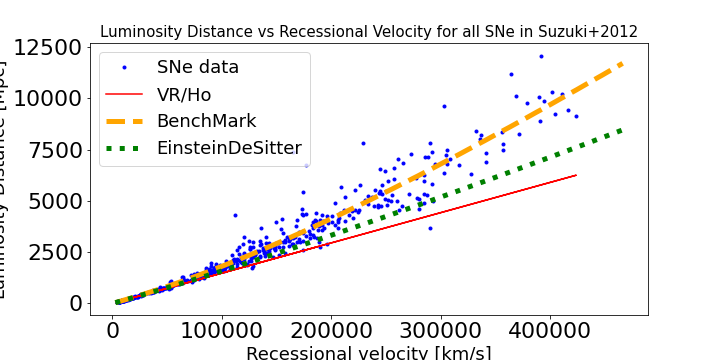

Generate this figure with Python:

# # Lab 14 Template              
# 
# Proving that the SNe data is consistent with the BenchMark Cosmology.
# 

# Before we get started, let's execute the following cell which is almost always needed for our notebooks:



import numpy as np
import matplotlib.pyplot as plt

import astropy.units as u
from astropy.constants import c

# Importing the solutions from Lab 13
from Lab13_Soln import CosmologicalTools





# Define the benchmark cosmology at z =0
# Planck 2016 results. XIII. Cosmological parameters   
# Planck Collaboration+2016 A&A 594 13  Table 4, column 2 

OmegaM0_planck = 0.308   # Matter Density Parameter
OmegaR0_planck = 8.24e-5  # Radiation Density Parameter
OmegaL0_planck = 0.692  # Dark Energy Density Parameter
h_planck = 0.6781   # Hubble Constant  100 h km/s/Mpc




# Define the Einstein-DeSitter cosmology (Matter Dominated)
OmegaMD = 1
OmegaRD = 0
OmegaLD = 0
# h is the same = h_planck




# Initialize Instances of the Cosmological Tools Class. 
BenchMark = CosmologicalTools(OmegaM0_planck,OmegaR0_planck,OmegaL0_planck,h_planck)
EinsteinDeSitter = CosmologicalTools(OmegaMD,OmegaRD,OmegaLD,h_planck)


# 
# 
# In this exercise we will use data from the Supernova Cosmology project, one of the two teams which first found that the expansion rate of the Universe is accelerating in 1999. A simple introduction to the methods and findings of the SCP group can be found at https://newscenter.lbl.gov/2009/10/27/evolving-dark-energy/. The original paper is Perlmutter *et al.* 1999, "Measurement of $\Omega$ and $\Lambda$ from 42 High Redshift Supernovae", The Astrophysical Journal, Vol. 517, page 565.
# 
# The data set we will be using is a more recent sample, containing observations of 580 supernovae, known as the Union 2.1 sample from the paper Suzuki *et al*. 2012, "THE *HUBBLE SPACE TELESCOPE* CLUSTER SUPERNOVA SURVEY. V. IMPROVING THE DARK-ENERGY CONSTRAINTS ABOVE $z>1$ AND BUILDING AN EARLY-TYPE-HOSTED SUPERNOVA SAMPLE", The Astrophysical Journal, vol. 746, page 85.
# 
# The data are in the file SNeData.txt.

# Take a look at the file using the `with` statement. 
# 
# One should always close files when finished using them.
# The `with` statement makes this automatic.
# 
# Lets simply open the file and print out the first 10 lines to see how the file is formatted:



with open('SNeData.txt', 'r') as infile:
    for i in range(10):
        line = infile.readline()
        line = line.rstrip("\n")
        print(line)


# The top of any good data file intended for sharing with others contains a "header" -- some lines at the top which describe the contents of the file.
# 
# Here we see that the file contains the SCP Union2.1 data, and that the columns are:
# 
#  * the name of the supernova
#  * the redshift measured from its spectrum
#  * its distance modulus
#  * an estimate of the measurement error in the distance modulus
#  * the probability the supernova occurred in a low-mass host galaxy
#  
# 

# # Part A

# The difference between the absolute magnitude $M$ and the apparent magnitude $m$, a number called the *distance modulus* which depends only upon the distance to the source
# 
# $$
# \begin{split}
# m-M &= - 2.5 \log_{10} \left(\frac{1}{F_0}\frac{L}{4\pi d^2}\right) + 2.5 \log_{10}\left(\frac{1}{F_0}\frac{L}{4\pi(10\ \textrm{pc})^2}\right)  \\
# &= 5 \log_{10}\left(\frac{d}{10\ \textrm{pc}}\right)
# \end{split}
# $$
# Because $M$ and $m$ are logarithmic functions, their difference is proportional to the *ratio* of the distance $d$ to 10 pc.
# 
# This is the distance measurement given in the data file for the distance to the supernovae. The measured LUMINOSITY distance is then
# 
# $$ d_L = 10^{(m-M)/5 +1} \textrm{pc} $$



def Distance_fromMod(mod):

    """ Function to compute the distance using the distance modulus
    PARAMETERS
    ----------
    mod: `float`
        distance modulus (apparent magnitude - absolute magnitude)

    OUTPUTS
    -------
    DL: `float`
        luminiosity distance in Mpc
    """
    
    # Fill this in 
    a = (mod)/5 + 1
    DL = (10**a * u.pc).to(u.Mpc) 
    
    return DL




# Read the file in and store the values using `npgenfromtxt`
data = np.genfromtxt("SNeData.txt", names=True, skip_header=2)
print(data['z'][0])
print(data['DistMod'][0])

# Create a plot of Distance Modulus Vs. Redshift
# This is Figure 4 of Suzuki et al. 

fig = plt.figure(figsize=(10,5))
ax = plt.subplot(111)

# plot here
ax.plot(data['z'], data['DistMod'], 'b.', label = 'SNe data')

ax.set_xlabel('z', fontsize=22)
ax.set_ylabel('m-M', fontsize=22)
ax.set_title('Distance Modulus for all SNe in Suzuki+2012', fontsize=18)

legend = ax.legend(loc='upper left',fontsize=18)


# # Part B
# 
# For each SNe in the data file compute: 
# 
# 1) the luminosity distance, using from the distance modulus;
# 
# and
# 
# 2) the recessional velocity in km/second, computed from the redshift using the relativistic doppler shift at low speeds, where v << c. 
# 
# $1+z = \frac{\lambda_{\rm obs}}{\lambda_{\rm e}}$
# 
# $z = \frac{\Delta \lambda}{\lambda_{\rm e}} = \frac{v}{c}$



#1) Distance
# Use Distance Modulus to determine the luminosity distance to each supernova
LD = Distance_fromMod(data['DistMod'])
print(LD[0])


#2) Velocity
# Determine the recessional speed based on the redshift

# v = c*z
VR = data['z']*c.to(u.km/u.s)
print(VR[0])


# # Part C
# 
# Plot distance versus velocity just for the "nearby" supernovae, those within 200 Mpc of Earth. We can select the set of indices of the nearby supernovae using the `numpy.where` function

# Create an index for the nearby supernovae
near = np.where(LD.value < 200)


# store the number of nearby supernovae
nNear = len(near[0])
print(nNear)


# Plot the Luminosity Distance vs. Recessional Speed for all nearby Supernovae

fig = plt.figure(figsize=(10,5))
ax = plt.subplot(111)

# plot nearby SNe
ax.plot(VR[near], LD[near], 'b.', label = 'SNe data')

ax.set_xlabel('Recessional velocity [km/s]', fontsize=18)
ax.set_ylabel('Luminosity Distance [Mpc]', fontsize=18)
ax.set_title(f"Luminosity Distance vs Recessional Velocity for {nNear} SNe within 200 Mpc",
             fontsize=15)

legend = ax.legend(loc='upper left',fontsize=18)


# # Part D
# 
# Add a linear model atop the data, using Hubble's Law
# 
#  V = Hubble Parameter today * Comoving Radial Distance = H$_o$ D$_c$

# Create a linear model
# VR = Ho*D
modelLD = VR/BenchMark.Ho


# Add the linear model to the figure of the nearest SNe
fig = plt.figure(figsize=(10,5))
ax = plt.subplot(111)

# plot nearby SNe
ax.plot(VR[near], LD[near], 'b.', label = 'SNe data')

# Add the model
ax.plot(VR[near], modelLD[near], 'r', label = 'VR/Ho')

ax.set_xlabel('Recessional velocity [km/s]', fontsize=18)
ax.set_ylabel('Luminosity Distance [Mpc]', fontsize=18)
ax.set_title(f"Luminosity Distance vs Recessional Velocity for {nNear} SNe within 200 Mpc",
             fontsize=15)

legend = ax.legend(loc='upper left',fontsize=18)

# # Part E
# Let's now try plotting the whole dataset, which extends to distances far beyond what Hubble could have measured in his day

# Plot the whole dataset, not just the nearby SNe
fig = plt.figure(figsize=(10,5))
ax = plt.subplot(111)

# plot nearby SNe
ax.plot(VR, LD, 'b.', label = 'SNe data')

# Add the model
ax.plot(VR, modelLD, 'r', label = 'VR/Ho')

ax.set_xlabel('Recessional velocity [km/s]', fontsize=18)
ax.set_ylabel('Luminosity Distance [Mpc]', fontsize=18)
ax.set_title(f"Luminosity Distance vs Recessional Velocity for all SNe in Suzuki+2012",
             fontsize=15)

legend = ax.legend(loc='upper left',fontsize=18)

# The distant supernovae are moving more slowly than a constant Ho would predict...
# 
#  note that you could import `LambdaCDM` object from `astropy.cosmology` (CDM is "cold dark matter")
# 
# `from astropy.cosmology import LambdaCDM`
# 
# But instead we're going to use our own code ! 

# # Part F
# 
# Instead of assuming a linear model, let's use our code to compute a model for the luminosity distance to objects moving with the Hubble flow. 

# define an array of redshifts to compute the luminosity distance
zarray = np.linspace(0.01, 1.1*max(data['z']), 100)

# Compute the corresponding recessional velocities using the doppler shift
# z = v/c
vrec = zarray*c.to(u.km/u.s)

# Generate models for the luminosity distance as a function of z 
# for Benchmark and Einstein De Sitter Cosmologies. 
# Use a list comprehension
modelLD_BenchMark = [BenchMark.LuminosityDistance(i).value for i in zarray]
modelLD_EinsteinDeSitter = [EinsteinDeSitter.LuminosityDistance(i).value for i in zarray]


# Plot the new models on top of the data
fig = plt.figure(figsize=(10,5))
ax = plt.subplot(111)

# plot nearby SNe
ax.plot(VR, LD, 'b.', label = 'SNe data')

# Add the model
ax.plot(VR, modelLD, 'r', label = 'VR/Ho')

# BenchMark Cosmology
ax.plot(vrec, modelLD_BenchMark, 'orange', linestyle = '--', lw = 5, label = 'BenchMark')

# EinsteinDeSitter Cosmology
ax.plot(vrec, modelLD_EinsteinDeSitter, 'green', linestyle = ':', lw = 5, label = 'EinsteinDeSitter')

ax.set_xlabel('Recessional velocity [km/s]', fontsize=18)
ax.set_ylabel('Luminosity Distance [Mpc]', fontsize=18)
ax.set_title(f"Luminosity Distance vs Recessional Velocity for all SNe in Suzuki+2012",
             fontsize=15)

legend = ax.legend(loc='upper left',fontsize=18)

plt.savefig('Lab14.png')


# To determine the best fit, you would test different values of Omega_M and Omega_L and generate probability contours
# 
# ![title](scp2.1.png)
# 
# 





